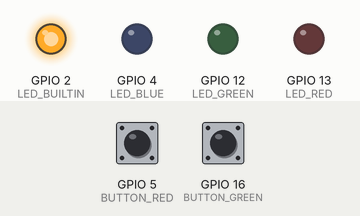
Recording of a program running on a simulated ESP8266 (NodeMCU). On the bench: output pins drawn as LEDs (lit = HIGH, except the on-board LED, lit = LOW). Dashed ring = blinking. Inputs (shaded band) come from the test bench; at power-on: GPIO 5 (BUTTON_RED) LOW, GPIO 16 (BUTTON_GREEN) LOW. WiFi joins after 1.5 s; servers stay silent unless stated; uploads are accepted with an empty reply; EEPROM starts erased; what the program prints to the serial monitor is not drawn.

Above: at 2.7 s.
2.8 s: GPIO 5 (BUTTON_RED) pulled HIGH for 1 s
At 4.7 s:
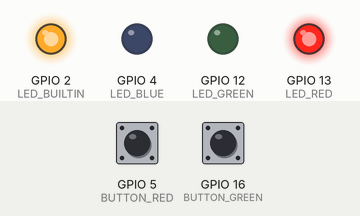
5.3 s: GPIO 16 (BUTTON_GREEN) pulled HIGH for 1 s
At 6.6 s:
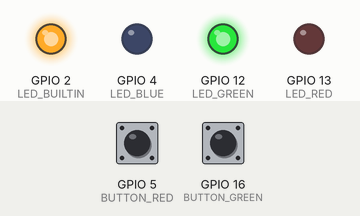
7.8 s: GPIO 5 (BUTTON_RED) pulled HIGH for 3.2 s
At 8.25 s:
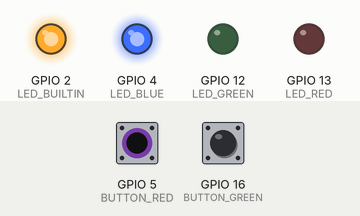
12.5 s: GPIO 16 (BUTTON_GREEN) pulled HIGH for 3.2 s
At 14.5 s:
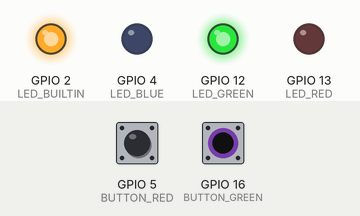
17.2 s: GPIO 5 (BUTTON_RED) driven HIGH and GPIO 16 (BUTTON_GREEN) driven HIGH
At 18.5 s:
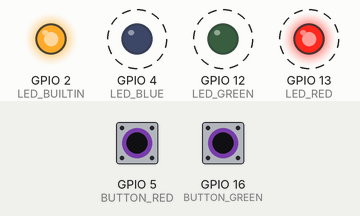
Timing chart, 0 to 21.2 s (numbered marks = the images above; inputs shaded):
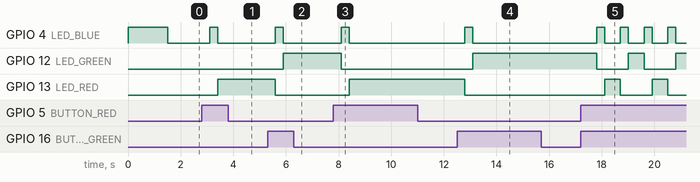

Measured:
- after the input at 2.8 s, GPIO 4 (LED_BLUE): LOW → HIGH after 0.30 s, → LOW 0.31 s later; GPIO 13 (LED_RED): LOW → HIGH after 0.61 s
- after the input at 5.3 s, GPIO 4 (LED_BLUE): LOW → HIGH after 0.30 s, → LOW 0.30 s later; GPIO 12 (LED_GREEN): LOW → HIGH after 0.60 s; GPIO 13 (LED_RED): HIGH → LOW after 0.30 s
- after the input at 7.8 s, GPIO 4 (LED_BLUE): LOW → HIGH after 0.30 s, → LOW 0.31 s later; GPIO 12 (LED_GREEN): HIGH → LOW after 0.30 s; GPIO 13 (LED_RED): LOW → HIGH after 0.61 s
- after the input at 12.5 s, GPIO 4 (LED_BLUE): LOW → HIGH after 0.30 s, → LOW 0.30 s later; GPIO 12 (LED_GREEN): LOW → HIGH after 0.60 s; GPIO 13 (LED_RED): HIGH → LOW after 0.30 s
- after the input at 17.2 s, GPIO 4 (LED_BLUE): alternates HIGH for 0.30 s and LOW for 0.60 s, starting after 0.60 s; GPIO 12 (LED_GREEN): alternates HIGH for 0.60 s and LOW for 1.2 s, starting after 0.60 s; GPIO 13 (LED_RED): alternates HIGH for 0.60 s and LOW for 1.2 s, starting after 0.91 s

The program:

main.cpp
```cpp
#include <Arduino.h>
// WIFI

#include <ESP8266WiFi.h>
#include <ESP8266HTTPClient.h>
#include <DNSServer.h>
#include <ESP8266WebServer.h>
#include <WiFiManager.h>

//EEPROM
#include <EEPROM.h>

//CONFIGURATION
const char NODE_UUID[37]        = "";
const String HASURA_URL         = "";
const String HASURA_FINGERPRINT = "";
const String HASURA_SECRET      = "";


//EEPROM
const int EEPROM_ADDRESS = 0;

// LOGS
const int LOGS_ENABLED = false;

// BUTTONS
const int BUTTON_GREEN = 16;
const int BUTTON_RED = 5;

// LEDS
const int LED_GREEN = 12;
const int LED_RED = 13;
const int LED_BLUE = 4;

// POSSIBLE STATES (CAN CHANGE TO ENUM?)
const int STATE_HAVE = 0;
const int STATE_HAVENT = 1;
const int STATE_LOADING = 2;
const int STATE_LOADED = 3;
const int STATE_ERROR = 4;

// ACTUAL STATE (STARTED AS LOADING)
int state = 2;

// STATE MONITOR
int stateChanged = false;

//FUNCTIONS
void updateLED();
void setLEDRed();
void setLEDGreen();
void setLEDBlue();
void setLEDOff();
bool sendMessage();
void saveState(int state);
int initializeState();


void setup() {
  // INITIALIZE SERIAL
  Serial.begin(9600);

  // INITIALIZE EEPROM
  EEPROM.begin(4);
  Serial.print("EEPROM: ");
  Serial.println(EEPROM.read(0));

  // INITIALIZE I/O
  pinMode(LED_BUILTIN, OUTPUT);
  pinMode(BUTTON_GREEN,INPUT);
  pinMode(BUTTON_RED,INPUT);
  pinMode(LED_GREEN,OUTPUT);
  pinMode(LED_RED,OUTPUT);
  pinMode(LED_BLUE,OUTPUT);

  // UPDATE LED STATE
  updateLED();

  // CONNECT TO WIFI
  WiFiManager wifiManager;

  wifiManager.setTimeout(180);

  //fetches ssid and pass and tries to connect
  //if it does not connect it starts an access point
  //and goes into a blocking loop awaiting configuration
  if(!wifiManager.autoConnect()) {
    Serial.println("failed to connect and hit timeout");
    delay(3000);
    //reset and try again, or maybe put it to deep sleep
    ESP.reset();
    delay(5000);
  }

  //if you get here you have connected to the WiFi
  Serial.println("connected...yeey :)");
  delay(10);

  // CHANGE STATE AFTER SUCCESSFUL CONNECTION
  state = initializeState();

  Serial.print("state: ");
  Serial.println(state);

  // UPDATE LED STATE
  updateLED();
}


void loop() {
  // INITIALIZE STATE MONITOR
  stateChanged = false;

  // READ BUTTON STATES
  int button_have_state = digitalRead(BUTTON_GREEN);
  if(button_have_state == HIGH){
    delay(300);
    button_have_state = digitalRead(BUTTON_GREEN);
  }

  int button_havent_state = digitalRead(BUTTON_RED);
  if(button_havent_state == HIGH){
    delay(300);
    button_havent_state = digitalRead(BUTTON_RED);
  }

  // LOGS
  if (LOGS_ENABLED) {
    Serial.print("Have: ");
    Serial.println(button_have_state);
    Serial.print("Haven't: ");
    Serial.println(button_havent_state);
  }

  // UPDATE STATE ON BUTTON PRESS
  if(button_have_state == HIGH && state != STATE_HAVE)
  {
    state = STATE_HAVE;
    stateChanged = true;
  } else {
    if(button_havent_state == HIGH && state != STATE_HAVENT)
    {
      state = STATE_HAVENT;
      stateChanged = true;
    }
  }

  if (stateChanged) {

    // UPDATE LED STATE
    setLEDBlue();

    // SEND MESSAGE TO SNS
    if(!sendMessage()){
      saveState(STATE_LOADED);
      ESP.reset();
    }

    saveState(state);
    // UPDATE LED STATE
    updateLED();
  }
}

// MESSAGING FUNCTIONS

bool sendMessage() {
  HTTPClient http;

  char hasCoffee[5];
  char message[256];

  http.begin(HASURA_URL, HASURA_FINGERPRINT);
  http.addHeader("Content-Type", "application/json", false, true);
  http.addHeader("x-hasura-admin-secret", HASURA_SECRET);

  if (state == STATE_HAVE) {
    strcpy(hasCoffee, "true");
  } else {
    strcpy(hasCoffee, "false");
  }

  snprintf(
    message,
    sizeof message,
    "{\"query\":\"mutationMyMutation{insert_events(objects:{event:{hasCoffee:%s},node_id:\\\"%s\\\"}){returning{event_id}}}\"}",
    hasCoffee,
    NODE_UUID);

  int httpCode = http.POST(message);

  Serial.print("Mensagem enviada: ");
  Serial.println(message);

  Serial.print("Http Code: ");
  Serial.println(httpCode);

  String payload = http.getString();
  Serial.print("Resposta: ");
  Serial.println(payload);
  return true;
}

// LED FUNCTIONS

void updateLED() {
  switch (state) {
    case STATE_HAVE:
      setLEDGreen();
      break;
    case STATE_HAVENT:
      setLEDRed();
      break;
    case STATE_LOADING:
      setLEDBlue();
      break;
    case STATE_LOADED:
      setLEDOff();
      break;
    case STATE_ERROR:
      setLEDOff();
      break;
  }
}

void setLEDOff() {
  digitalWrite(LED_BLUE,LOW);
  digitalWrite(LED_GREEN,LOW);
  digitalWrite(LED_RED,LOW);
}

void setLEDRed() {
  digitalWrite(LED_BLUE,LOW);
  digitalWrite(LED_GREEN,LOW);
  digitalWrite(LED_RED,HIGH);
}

void setLEDBlue() {
  digitalWrite(LED_BLUE,HIGH);
  digitalWrite(LED_GREEN,LOW);
  digitalWrite(LED_RED,LOW);
}

void setLEDGreen() {
  digitalWrite(LED_BLUE,LOW);
  digitalWrite(LED_GREEN,HIGH);
  digitalWrite(LED_RED,LOW);
}

void saveState(int state){
  EEPROM.write(EEPROM_ADDRESS, state);
  EEPROM.commit();
}

int getState(){
  return EEPROM.read(EEPROM_ADDRESS);
}

int initializeState(){
  int state = getState();
  if(state < 4 && state >= 0){
    return state;
  }
  return STATE_LOADED;
}
```
